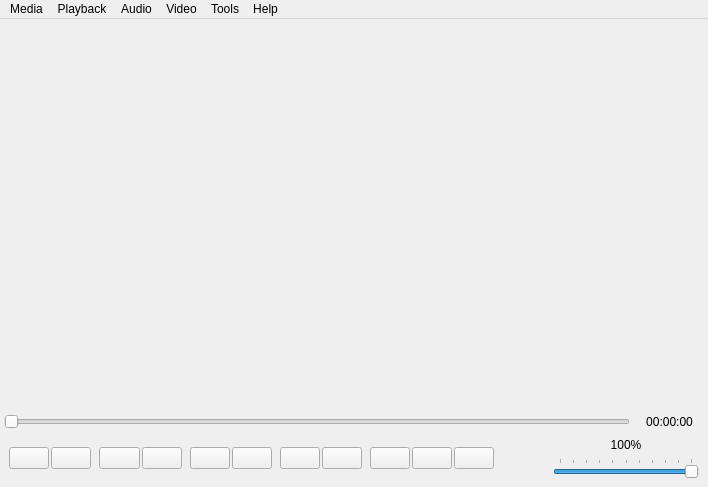
<?xml version="1.0" encoding="UTF-8"?>
<ui version="4.0">
 <class>Window</class>
 <widget class="QMainWindow" name="Window">
  <property name="geometry">
   <rect>
    <x>0</x>
    <y>0</y>
    <width>708</width>
    <height>487</height>
   </rect>
  </property>
  <property name="minimumSize">
   <size>
    <width>400</width>
    <height>250</height>
   </size>
  </property>
  <property name="acceptDrops">
   <bool>true</bool>
  </property>
  <property name="windowTitle">
   <string>QMoviePlayer</string>
  </property>
  <property name="windowIcon">
   <iconset resource="../resources.qrc">
    <normaloff>:/assets/icon.ico</normaloff>:/assets/icon.ico</iconset>
  </property>
  <widget class="QWidget" name="centralwidget">
   <property name="acceptDrops">
    <bool>true</bool>
   </property>
   <layout class="QVBoxLayout" name="verticalLayout_2" stretch="9,0,0">
    <property name="spacing">
     <number>0</number>
    </property>
    <property name="leftMargin">
     <number>0</number>
    </property>
    <property name="topMargin">
     <number>0</number>
    </property>
    <property name="rightMargin">
     <number>0</number>
    </property>
    <property name="bottomMargin">
     <number>0</number>
    </property>
    <item>
     <widget class="VideoWidget" name="videoWidget" native="true"/>
    </item>
    <item>
     <widget class="QWidget" name="widget_4" native="true">
      <property name="autoFillBackground">
       <bool>true</bool>
      </property>
      <property name="styleSheet">
       <string notr="true"/>
      </property>
      <layout class="QHBoxLayout" name="horizontalLayout_4">
       <property name="leftMargin">
        <number>4</number>
       </property>
       <property name="topMargin">
        <number>0</number>
       </property>
       <property name="rightMargin">
        <number>4</number>
       </property>
       <property name="bottomMargin">
        <number>0</number>
       </property>
       <item>
        <widget class="QWidget" name="widget_5" native="true">
         <layout class="QHBoxLayout" name="horizontalLayout_3" stretch="9,1">
          <property name="spacing">
           <number>5</number>
          </property>
          <property name="leftMargin">
           <number>0</number>
          </property>
          <property name="topMargin">
           <number>0</number>
          </property>
          <property name="rightMargin">
           <number>0</number>
          </property>
          <property name="bottomMargin">
           <number>0</number>
          </property>
          <item>
           <widget class="QSlider" name="durationSlider">
            <property name="orientation">
             <enum>Qt::Horizontal</enum>
            </property>
            <property name="tickPosition">
             <enum>QSlider::NoTicks</enum>
            </property>
            <property name="tickInterval">
             <number>50</number>
            </property>
           </widget>
          </item>
          <item>
           <widget class="QLabel" name="durationLabel">
            <property name="text">
             <string>00:00:00</string>
            </property>
            <property name="alignment">
             <set>Qt::AlignCenter</set>
            </property>
           </widget>
          </item>
         </layout>
        </widget>
       </item>
      </layout>
     </widget>
    </item>
    <item>
     <widget class="QWidget" name="widget_3" native="true">
      <property name="autoFillBackground">
       <bool>true</bool>
      </property>
      <property name="styleSheet">
       <string notr="true"/>
      </property>
      <layout class="QHBoxLayout" name="horizontalLayout_2" stretch="3,1">
       <property name="spacing">
        <number>50</number>
       </property>
       <property name="leftMargin">
        <number>0</number>
       </property>
       <property name="topMargin">
        <number>0</number>
       </property>
       <property name="rightMargin">
        <number>0</number>
       </property>
       <property name="bottomMargin">
        <number>0</number>
       </property>
       <item>
        <widget class="QWidget" name="widget_11" native="true">
         <layout class="QHBoxLayout" name="horizontalLayout_10">
          <property name="spacing">
           <number>8</number>
          </property>
          <property name="topMargin">
           <number>0</number>
          </property>
          <property name="rightMargin">
           <number>0</number>
          </property>
          <property name="bottomMargin">
           <number>0</number>
          </property>
          <item>
           <widget class="QWidget" name="widget_6" native="true">
            <layout class="QHBoxLayout" name="horizontalLayout_5">
             <property name="spacing">
              <number>2</number>
             </property>
             <property name="leftMargin">
              <number>0</number>
             </property>
             <property name="topMargin">
              <number>0</number>
             </property>
             <property name="rightMargin">
              <number>0</number>
             </property>
             <property name="bottomMargin">
              <number>0</number>
             </property>
             <item>
              <widget class="QPushButton" name="playPause">
               <property name="text">
                <string/>
               </property>
               <property name="icon">
                <iconset resource="../resources.qrc">
                 <normaloff>:/assets/play_pause.ico</normaloff>:/assets/play_pause.ico</iconset>
               </property>
               <property name="checkable">
                <bool>true</bool>
               </property>
              </widget>
             </item>
             <item>
              <widget class="QPushButton" name="stop">
               <property name="text">
                <string/>
               </property>
               <property name="icon">
                <iconset resource="../resources.qrc">
                 <normaloff>:/assets/stop.ico</normaloff>:/assets/stop.ico</iconset>
               </property>
               <property name="flat">
                <bool>false</bool>
               </property>
              </widget>
             </item>
            </layout>
           </widget>
          </item>
          <item>
           <widget class="QWidget" name="widget_7" native="true">
            <layout class="QHBoxLayout" name="horizontalLayout_6">
             <property name="spacing">
              <number>2</number>
             </property>
             <property name="leftMargin">
              <number>0</number>
             </property>
             <property name="topMargin">
              <number>0</number>
             </property>
             <property name="rightMargin">
              <number>0</number>
             </property>
             <property name="bottomMargin">
              <number>0</number>
             </property>
             <item>
              <widget class="QPushButton" name="previous">
               <property name="text">
                <string/>
               </property>
               <property name="icon">
                <iconset resource="../resources.qrc">
                 <normaloff>:/assets/previous.ico</normaloff>:/assets/previous.ico</iconset>
               </property>
              </widget>
             </item>
             <item>
              <widget class="QPushButton" name="next">
               <property name="text">
                <string/>
               </property>
               <property name="icon">
                <iconset resource="../resources.qrc">
                 <normaloff>:/assets/next.ico</normaloff>:/assets/next.ico</iconset>
               </property>
              </widget>
             </item>
            </layout>
           </widget>
          </item>
          <item>
           <widget class="QWidget" name="widget_8" native="true">
            <layout class="QHBoxLayout" name="horizontalLayout_7">
             <property name="spacing">
              <number>2</number>
             </property>
             <property name="leftMargin">
              <number>0</number>
             </property>
             <property name="topMargin">
              <number>0</number>
             </property>
             <property name="rightMargin">
              <number>0</number>
             </property>
             <property name="bottomMargin">
              <number>0</number>
             </property>
             <item>
              <widget class="QPushButton" name="rewind">
               <property name="text">
                <string/>
               </property>
               <property name="icon">
                <iconset resource="../resources.qrc">
                 <normaloff>:/assets/rewind.ico</normaloff>:/assets/rewind.ico</iconset>
               </property>
              </widget>
             </item>
             <item>
              <widget class="QPushButton" name="fastForward">
               <property name="text">
                <string/>
               </property>
               <property name="icon">
                <iconset resource="../resources.qrc">
                 <normaloff>:/assets/fast_forward.ico</normaloff>:/assets/fast_forward.ico</iconset>
               </property>
              </widget>
             </item>
            </layout>
           </widget>
          </item>
          <item>
           <widget class="QWidget" name="widget_9" native="true">
            <layout class="QHBoxLayout" name="horizontalLayout_8">
             <property name="spacing">
              <number>2</number>
             </property>
             <property name="leftMargin">
              <number>0</number>
             </property>
             <property name="topMargin">
              <number>0</number>
             </property>
             <property name="rightMargin">
              <number>0</number>
             </property>
             <property name="bottomMargin">
              <number>0</number>
             </property>
             <item>
              <widget class="QPushButton" name="firstMedia">
               <property name="text">
                <string/>
               </property>
               <property name="icon">
                <iconset resource="../resources.qrc">
                 <normaloff>:/assets/first.ico</normaloff>:/assets/first.ico</iconset>
               </property>
              </widget>
             </item>
             <item>
              <widget class="QPushButton" name="lastMedia">
               <property name="text">
                <string/>
               </property>
               <property name="icon">
                <iconset resource="../resources.qrc">
                 <normaloff>:/assets/last.ico</normaloff>:/assets/last.ico</iconset>
               </property>
              </widget>
             </item>
            </layout>
           </widget>
          </item>
          <item>
           <widget class="QWidget" name="widget_10" native="true">
            <layout class="QHBoxLayout" name="horizontalLayout_9">
             <property name="spacing">
              <number>2</number>
             </property>
             <property name="leftMargin">
              <number>0</number>
             </property>
             <property name="topMargin">
              <number>0</number>
             </property>
             <property name="rightMargin">
              <number>0</number>
             </property>
             <property name="bottomMargin">
              <number>0</number>
             </property>
             <item>
              <widget class="QPushButton" name="randomMedia">
               <property name="text">
                <string/>
               </property>
               <property name="icon">
                <iconset resource="../resources.qrc">
                 <normaloff>:/assets/random.ico</normaloff>:/assets/random.ico</iconset>
               </property>
              </widget>
             </item>
             <item>
              <widget class="QPushButton" name="reload">
               <property name="text">
                <string/>
               </property>
               <property name="icon">
                <iconset resource="../resources.qrc">
                 <normaloff>:/assets/reload.ico</normaloff>:/assets/reload.ico</iconset>
               </property>
              </widget>
             </item>
             <item>
              <widget class="QPushButton" name="repeat">
               <property name="text">
                <string/>
               </property>
               <property name="icon">
                <iconset resource="../resources.qrc">
                 <normaloff>:/assets/repeat.ico</normaloff>:/assets/repeat.ico</iconset>
               </property>
              </widget>
             </item>
            </layout>
           </widget>
          </item>
         </layout>
        </widget>
       </item>
       <item>
        <widget class="QWidget" name="widget_2" native="true">
         <layout class="QVBoxLayout" name="verticalLayout">
          <item>
           <widget class="QLabel" name="volumeIndication">
            <property name="text">
             <string>100%</string>
            </property>
            <property name="alignment">
             <set>Qt::AlignCenter</set>
            </property>
           </widget>
          </item>
          <item>
           <widget class="QSlider" name="volumeSlider">
            <property name="maximum">
             <number>100</number>
            </property>
            <property name="value">
             <number>100</number>
            </property>
            <property name="orientation">
             <enum>Qt::Horizontal</enum>
            </property>
            <property name="tickPosition">
             <enum>QSlider::TicksAbove</enum>
            </property>
            <property name="tickInterval">
             <number>10</number>
            </property>
           </widget>
          </item>
         </layout>
        </widget>
       </item>
      </layout>
     </widget>
    </item>
   </layout>
  </widget>
  <widget class="QMenuBar" name="menubar">
   <property name="geometry">
    <rect>
     <x>0</x>
     <y>0</y>
     <width>708</width>
     <height>23</height>
    </rect>
   </property>
   <widget class="QMenu" name="media">
    <property name="title">
     <string>Media</string>
    </property>
    <addaction name="openFile"/>
    <addaction name="openFolder"/>
    <addaction name="quit"/>
   </widget>
   <widget class="QMenu" name="menuAudio">
    <property name="title">
     <string>Audio</string>
    </property>
    <addaction name="increaseSound"/>
    <addaction name="decreaseSound"/>
    <addaction name="mute"/>
   </widget>
   <widget class="QMenu" name="menuVideo">
    <property name="title">
     <string>Video</string>
    </property>
    <addaction name="fullscreen"/>
    <addaction name="screenshot"/>
   </widget>
   <widget class="QMenu" name="menuHelp">
    <property name="title">
     <string>Help</string>
    </property>
    <addaction name="about"/>
    <addaction name="aboutQt"/>
   </widget>
   <widget class="QMenu" name="playback">
    <property name="title">
     <string>Playback</string>
    </property>
    <addaction name="playAction"/>
    <addaction name="pauseAction"/>
    <addaction name="stopAction"/>
    <addaction name="separator"/>
    <addaction name="previousAction"/>
    <addaction name="nextAction"/>
   </widget>
   <widget class="QMenu" name="menuTools">
    <property name="title">
     <string>Tools</string>
    </property>
    <addaction name="settings"/>
    <addaction name="mediaInfos"/>
   </widget>
   <addaction name="media"/>
   <addaction name="playback"/>
   <addaction name="menuAudio"/>
   <addaction name="menuVideo"/>
   <addaction name="menuTools"/>
   <addaction name="menuHelp"/>
  </widget>
  <action name="openFile">
   <property name="icon">
    <iconset resource="../resources.qrc">
     <normaloff>:/assets/file.ico</normaloff>:/assets/file.ico</iconset>
   </property>
   <property name="text">
    <string>Open file</string>
   </property>
   <property name="shortcut">
    <string>Ctrl+O</string>
   </property>
  </action>
  <action name="openFolder">
   <property name="icon">
    <iconset resource="../resources.qrc">
     <normaloff>:/assets/folder.ico</normaloff>:/assets/folder.ico</iconset>
   </property>
   <property name="text">
    <string>Open folder</string>
   </property>
   <property name="shortcut">
    <string>Ctrl+F</string>
   </property>
  </action>
  <action name="quit">
   <property name="icon">
    <iconset resource="../resources.qrc">
     <normaloff>:/assets/close.ico</normaloff>:/assets/close.ico</iconset>
   </property>
   <property name="text">
    <string>Quit</string>
   </property>
   <property name="shortcut">
    <string>Ctrl+Q</string>
   </property>
  </action>
  <action name="increaseSound">
   <property name="icon">
    <iconset resource="../resources.qrc">
     <normaloff>:/assets/volume_up.ico</normaloff>:/assets/volume_up.ico</iconset>
   </property>
   <property name="text">
    <string>Increase sound</string>
   </property>
   <property name="shortcut">
    <string>Ctrl+Up</string>
   </property>
  </action>
  <action name="decreaseSound">
   <property name="icon">
    <iconset resource="../resources.qrc">
     <normaloff>:/assets/volume_down.ico</normaloff>:/assets/volume_down.ico</iconset>
   </property>
   <property name="text">
    <string>Decrease sound</string>
   </property>
   <property name="shortcut">
    <string>Ctrl+Down</string>
   </property>
  </action>
  <action name="mute">
   <property name="checkable">
    <bool>true</bool>
   </property>
   <property name="icon">
    <iconset resource="../resources.qrc">
     <normaloff>:/assets/volume_off.ico</normaloff>:/assets/volume_off.ico</iconset>
   </property>
   <property name="text">
    <string>Mute</string>
   </property>
   <property name="shortcut">
    <string>M</string>
   </property>
  </action>
  <action name="fullscreen">
   <property name="checkable">
    <bool>true</bool>
   </property>
   <property name="icon">
    <iconset resource="../resources.qrc">
     <normaloff>:/assets/fullscreen.ico</normaloff>:/assets/fullscreen.ico</iconset>
   </property>
   <property name="text">
    <string>Fullscreen</string>
   </property>
   <property name="shortcut">
    <string>F11</string>
   </property>
  </action>
  <action name="exitFullscreen">
   <property name="icon">
    <iconset resource="../resources.qrc">
     <normaloff>:/assets/fullscreen_exit.ico</normaloff>:/assets/fullscreen_exit.ico</iconset>
   </property>
   <property name="text">
    <string>Exit fullscreen</string>
   </property>
  </action>
  <action name="about">
   <property name="icon">
    <iconset resource="../resources.qrc">
     <normaloff>:/assets/about.ico</normaloff>:/assets/about.ico</iconset>
   </property>
   <property name="text">
    <string>About QMoviePlayer</string>
   </property>
  </action>
  <action name="screenshot">
   <property name="icon">
    <iconset resource="../resources.qrc">
     <normaloff>:/assets/camera.ico</normaloff>:/assets/camera.ico</iconset>
   </property>
   <property name="text">
    <string>Screenshot</string>
   </property>
  </action>
  <action name="playAction">
   <property name="icon">
    <iconset resource="../resources.qrc">
     <normaloff>:/assets/play.ico</normaloff>:/assets/play.ico</iconset>
   </property>
   <property name="text">
    <string>Play</string>
   </property>
  </action>
  <action name="pauseAction">
   <property name="icon">
    <iconset resource="../resources.qrc">
     <normaloff>:/assets/pause.ico</normaloff>:/assets/pause.ico</iconset>
   </property>
   <property name="text">
    <string>Pause</string>
   </property>
  </action>
  <action name="stopAction">
   <property name="icon">
    <iconset resource="../resources.qrc">
     <normaloff>:/assets/stop.ico</normaloff>:/assets/stop.ico</iconset>
   </property>
   <property name="text">
    <string>Stop</string>
   </property>
   <property name="shortcut">
    <string>S</string>
   </property>
  </action>
  <action name="previousAction">
   <property name="icon">
    <iconset resource="../resources.qrc">
     <normaloff>:/assets/previous.ico</normaloff>:/assets/previous.ico</iconset>
   </property>
   <property name="text">
    <string>Previous</string>
   </property>
   <property name="shortcut">
    <string>P</string>
   </property>
  </action>
  <action name="nextAction">
   <property name="icon">
    <iconset resource="../resources.qrc">
     <normaloff>:/assets/next.ico</normaloff>:/assets/next.ico</iconset>
   </property>
   <property name="text">
    <string>Next</string>
   </property>
   <property name="shortcut">
    <string>N</string>
   </property>
  </action>
  <action name="aboutQt">
   <property name="icon">
    <iconset resource="../resources.qrc">
     <normaloff>:/assets/qt.ico</normaloff>:/assets/qt.ico</iconset>
   </property>
   <property name="text">
    <string>About Qt</string>
   </property>
  </action>
  <action name="settings">
   <property name="icon">
    <iconset resource="../resources.qrc">
     <normaloff>:/assets/settings.ico</normaloff>:/assets/settings.ico</iconset>
   </property>
   <property name="text">
    <string>Settings</string>
   </property>
   <property name="shortcut">
    <string>Ctrl+P</string>
   </property>
  </action>
  <action name="mediaInfos">
   <property name="icon">
    <iconset resource="../resources.qrc">
     <normaloff>:/assets/info.ico</normaloff>:/assets/info.ico</iconset>
   </property>
   <property name="text">
    <string>Media Informations</string>
   </property>
   <property name="shortcut">
    <string>Ctrl+I</string>
   </property>
  </action>
 </widget>
 <customwidgets>
  <customwidget>
   <class>VideoWidget</class>
   <extends>QWidget</extends>
   <header>../../../src/videowidget.hpp</header>
   <container>1</container>
  </customwidget>
 </customwidgets>
 <resources>
  <include location="../resources.qrc"/>
 </resources>
 <connections/>
</ui>
